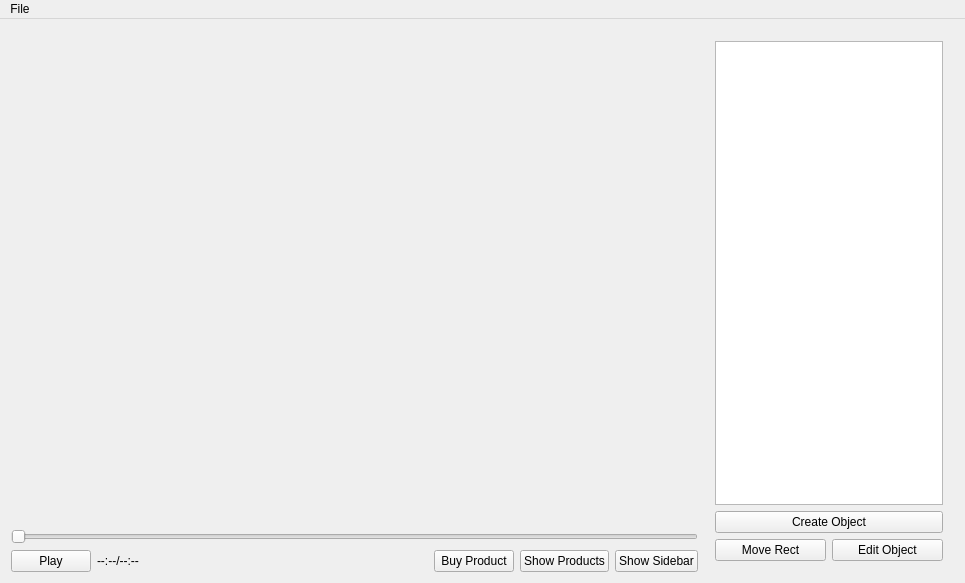
<?xml version="1.0" encoding="UTF-8"?>
<ui version="4.0">
 <class>MainWindow</class>
 <widget class="QMainWindow" name="MainWindow">
  <property name="geometry">
   <rect>
    <x>0</x>
    <y>0</y>
    <width>965</width>
    <height>583</height>
   </rect>
  </property>
  <property name="windowTitle">
   <string>MainWindow</string>
  </property>
  <widget class="QWidget" name="centralWidget">
   <layout class="QHBoxLayout" name="horizontalLayout">
    <item>
     <layout class="QVBoxLayout" name="mainLayout">
      <item>
       <widget class="VidLabel" name="vidLabel">
        <property name="sizePolicy">
         <sizepolicy hsizetype="Expanding" vsizetype="Expanding">
          <horstretch>0</horstretch>
          <verstretch>0</verstretch>
         </sizepolicy>
        </property>
        <property name="minimumSize">
         <size>
          <width>0</width>
          <height>0</height>
         </size>
        </property>
        <property name="baseSize">
         <size>
          <width>768</width>
          <height>432</height>
         </size>
        </property>
        <property name="text">
         <string/>
        </property>
       </widget>
      </item>
      <item>
       <widget class="QSlider" name="trackBarSlider">
        <property name="enabled">
         <bool>false</bool>
        </property>
        <property name="orientation">
         <enum>Qt::Horizontal</enum>
        </property>
       </widget>
      </item>
      <item>
       <layout class="QHBoxLayout" name="horizontalLayout_2">
        <item>
         <widget class="QPushButton" name="playpauseButton">
          <property name="text">
           <string>Play</string>
          </property>
         </widget>
        </item>
        <item>
         <widget class="QLabel" name="timeLabel">
          <property name="text">
           <string>--:--/--:--</string>
          </property>
         </widget>
        </item>
        <item>
         <spacer name="horizontalSpacer">
          <property name="orientation">
           <enum>Qt::Horizontal</enum>
          </property>
          <property name="sizeHint" stdset="0">
           <size>
            <width>40</width>
            <height>20</height>
           </size>
          </property>
         </spacer>
        </item>
        <item>
         <widget class="QPushButton" name="BuyButton">
          <property name="text">
           <string>Buy Product</string>
          </property>
         </widget>
        </item>
        <item>
         <widget class="QPushButton" name="showObjectsButton">
          <property name="text">
           <string>Show Products</string>
          </property>
          <property name="checkable">
           <bool>true</bool>
          </property>
         </widget>
        </item>
        <item>
         <widget class="QPushButton" name="showSideBarButton">
          <property name="text">
           <string>Show Sidebar</string>
          </property>
          <property name="checkable">
           <bool>true</bool>
          </property>
         </widget>
        </item>
       </layout>
      </item>
     </layout>
    </item>
    <item>
     <widget class="QWidget" name="objectSideBar" native="true">
      <property name="maximumSize">
       <size>
        <width>250</width>
        <height>16777215</height>
       </size>
      </property>
      <layout class="QVBoxLayout" name="verticalLayout">
       <item>
        <widget class="ObjectListWidget" name="objectList"/>
       </item>
       <item>
        <widget class="QPushButton" name="createObjectButton">
         <property name="text">
          <string>Create Object</string>
         </property>
         <property name="checkable">
          <bool>true</bool>
         </property>
        </widget>
       </item>
       <item>
        <layout class="QHBoxLayout" name="horizontalLayout_4">
         <item>
          <widget class="QPushButton" name="moveRectButton">
           <property name="text">
            <string>Move Rect</string>
           </property>
           <property name="checkable">
            <bool>true</bool>
           </property>
          </widget>
         </item>
         <item>
          <widget class="QPushButton" name="editObjectButton">
           <property name="text">
            <string>Edit Object</string>
           </property>
          </widget>
         </item>
        </layout>
       </item>
      </layout>
     </widget>
    </item>
   </layout>
  </widget>
  <widget class="QMenuBar" name="menuBar">
   <property name="geometry">
    <rect>
     <x>0</x>
     <y>0</y>
     <width>965</width>
     <height>21</height>
    </rect>
   </property>
   <widget class="QMenu" name="menuFile">
    <property name="title">
     <string>File</string>
    </property>
    <addaction name="actionOpen"/>
    <addaction name="actionSave_Objects"/>
   </widget>
   <addaction name="menuFile"/>
  </widget>
  <action name="actionOpen">
   <property name="text">
    <string>Open</string>
   </property>
  </action>
  <action name="actionSave_Objects">
   <property name="text">
    <string>Save Objects</string>
   </property>
  </action>
 </widget>
 <layoutdefault spacing="6" margin="11"/>
 <customwidgets>
  <customwidget>
   <class>VidLabel</class>
   <extends>QLabel</extends>
   <header>vidlabel.h</header>
  </customwidget>
  <customwidget>
   <class>ObjectListWidget</class>
   <extends>QListWidget</extends>
   <header>objectlistwidget.h</header>
  </customwidget>
 </customwidgets>
 <resources/>
 <connections>
  <connection>
   <sender>playpauseButton</sender>
   <signal>clicked()</signal>
   <receiver>MainWindow</receiver>
   <slot>onPlay()</slot>
   <hints>
    <hint type="sourcelabel">
     <x>48</x>
     <y>560</y>
    </hint>
    <hint type="destinationlabel">
     <x>482</x>
     <y>291</y>
    </hint>
   </hints>
  </connection>
  <connection>
   <sender>showSideBarButton</sender>
   <signal>toggled(bool)</signal>
   <receiver>objectSideBar</receiver>
   <slot>setVisible(bool)</slot>
   <hints>
    <hint type="sourcelabel">
     <x>440</x>
     <y>560</y>
    </hint>
    <hint type="destinationlabel">
     <x>720</x>
     <y>301</y>
    </hint>
   </hints>
  </connection>
  <connection>
   <sender>trackBarSlider</sender>
   <signal>sliderPressed()</signal>
   <receiver>MainWindow</receiver>
   <slot>trackBarSliderPressed()</slot>
   <hints>
    <hint type="sourcelabel">
     <x>354</x>
     <y>532</y>
    </hint>
    <hint type="destinationlabel">
     <x>482</x>
     <y>291</y>
    </hint>
   </hints>
  </connection>
  <connection>
   <sender>trackBarSlider</sender>
   <signal>sliderReleased()</signal>
   <receiver>MainWindow</receiver>
   <slot>trackBarSliderReleased()</slot>
   <hints>
    <hint type="sourcelabel">
     <x>354</x>
     <y>532</y>
    </hint>
    <hint type="destinationlabel">
     <x>482</x>
     <y>291</y>
    </hint>
   </hints>
  </connection>
  <connection>
   <sender>createObjectButton</sender>
   <signal>toggled(bool)</signal>
   <receiver>MainWindow</receiver>
   <slot>setMouseCallbackAddObject(bool)</slot>
   <hints>
    <hint type="sourcelabel">
     <x>830</x>
     <y>522</y>
    </hint>
    <hint type="destinationlabel">
     <x>482</x>
     <y>291</y>
    </hint>
   </hints>
  </connection>
  <connection>
   <sender>moveRectButton</sender>
   <signal>toggled(bool)</signal>
   <receiver>MainWindow</receiver>
   <slot>setMouseCallbackMoveRect(bool)</slot>
   <hints>
    <hint type="sourcelabel">
     <x>752</x>
     <y>552</y>
    </hint>
    <hint type="destinationlabel">
     <x>482</x>
     <y>291</y>
    </hint>
   </hints>
  </connection>
  <connection>
   <sender>objectList</sender>
   <signal>doubleClicked(QModelIndex)</signal>
   <receiver>MainWindow</receiver>
   <slot>onItemDoubleClick(QModelIndex)</slot>
   <hints>
    <hint type="sourcelabel">
     <x>830</x>
     <y>271</y>
    </hint>
    <hint type="destinationlabel">
     <x>482</x>
     <y>291</y>
    </hint>
   </hints>
  </connection>
  <connection>
   <sender>showObjectsButton</sender>
   <signal>toggled(bool)</signal>
   <receiver>MainWindow</receiver>
   <slot>showObjects(bool)</slot>
   <hints>
    <hint type="sourcelabel">
     <x>577</x>
     <y>560</y>
    </hint>
    <hint type="destinationlabel">
     <x>482</x>
     <y>291</y>
    </hint>
   </hints>
  </connection>
  <connection>
   <sender>editObjectButton</sender>
   <signal>clicked()</signal>
   <receiver>MainWindow</receiver>
   <slot>showEditObjectDialog()</slot>
   <hints>
    <hint type="sourcelabel">
     <x>889</x>
     <y>552</y>
    </hint>
    <hint type="destinationlabel">
     <x>482</x>
     <y>291</y>
    </hint>
   </hints>
  </connection>
 </connections>
 <slots>
  <slot>onPlay()</slot>
  <slot>trackBarSliderPressed()</slot>
  <slot>trackBarSliderReleased()</slot>
  <slot>setMouseCallbackAddObject(bool)</slot>
  <slot>setMouseCallbackMoveRect(bool)</slot>
  <slot>showEditObjectDialog()</slot>
  <slot>onItemDoubleClick(QModelIndex)</slot>
  <slot>showObjects(bool)</slot>
 </slots>
</ui>
